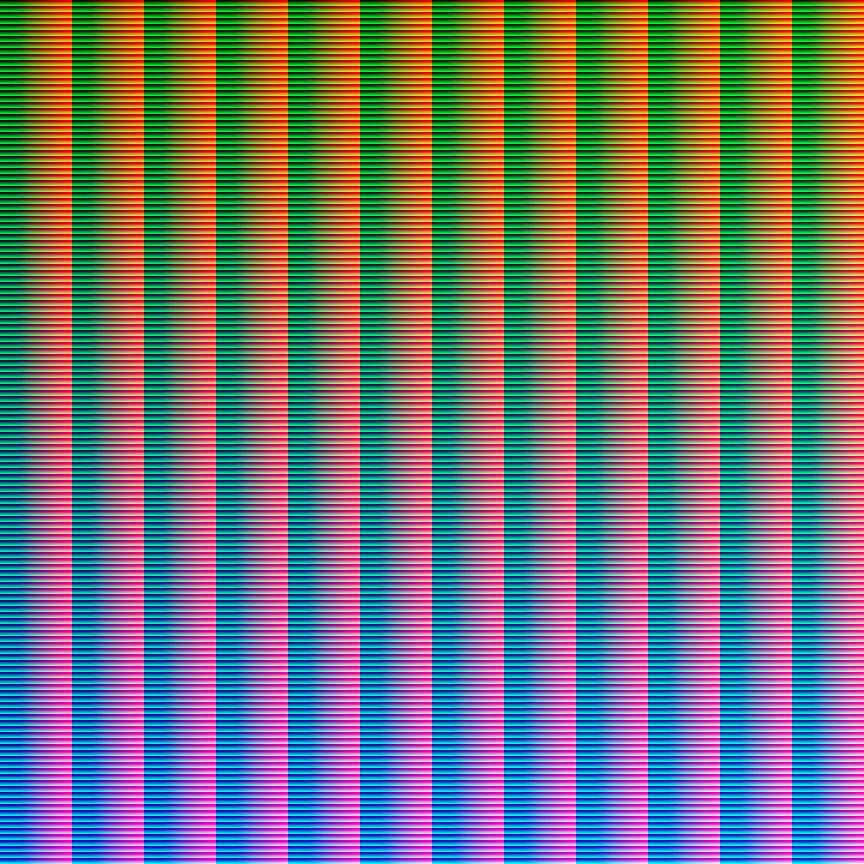
#> input picture Fuji Velvia 50.png, 1728 x 1728 px (shown at 1/2 size)
$ python lut_test.py
#> lines starting #> are read from the running program, lines starting #| are printed output that depends on the picture
#> further down, lut is the input picture: PIL image 1728x1728 RGB; mean R, G, B 110.1, 114.2, 113.3
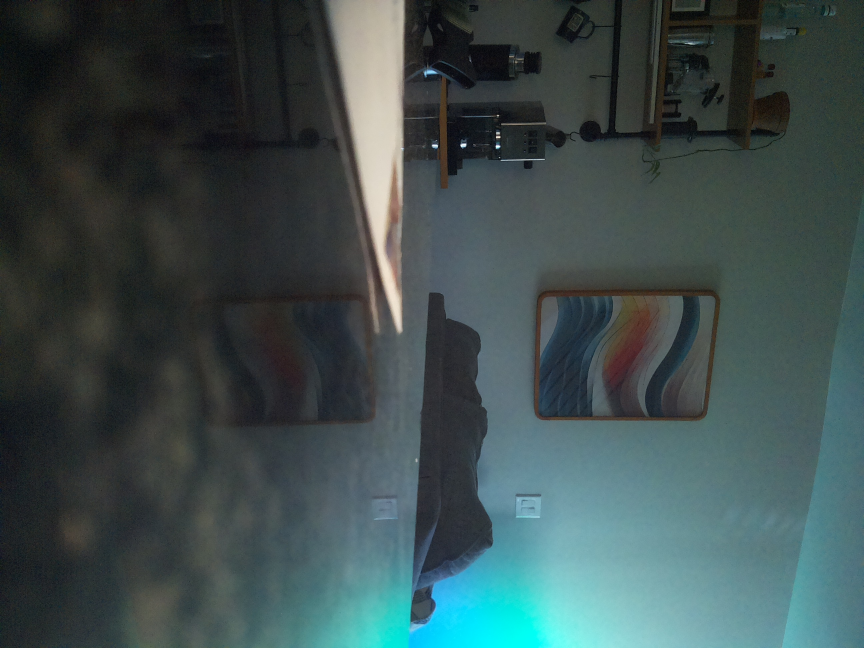
#> input picture test.jpg, 2592 x 1944 px (shown at 1/3 size)
#> further down, source is the input picture: PIL image 2592x1944 RGB; mean R, G, B 61.5, 78, 78.3
from PIL import Image
import numpy as np
import math
from datetime import datetime

# https://kevinmartinjose.com/2021/04/27/film-simulations-from-scratch-using-python/
def apply_hald_clut(hald_img, img):
    hald_w, hald_h = hald_img.size
#> hald_w = 1728; hald_h = 1728
    clut_size = int(round(math.pow(hald_w, 1/3)))
#> clut_size = 12
    # We square the clut_size because a 12-bit HaldCLUT has the same amount of information as a 144-bit 3D CLUT
    scale = (clut_size * clut_size - 1) / 255
#> scale = 0.561
    # Convert the PIL image to numpy array
    img = np.asarray(img)
    # We are reshaping to (144 * 144 * 144, 3) - it helps with indexing
    hald_img = np.asarray(hald_img).reshape(clut_size ** 6, 3)
    # Figure out the 3D CLUT indexes corresponding to the pixels in our image
    clut_r = np.rint(img[:, :, 0] * scale).astype(int)
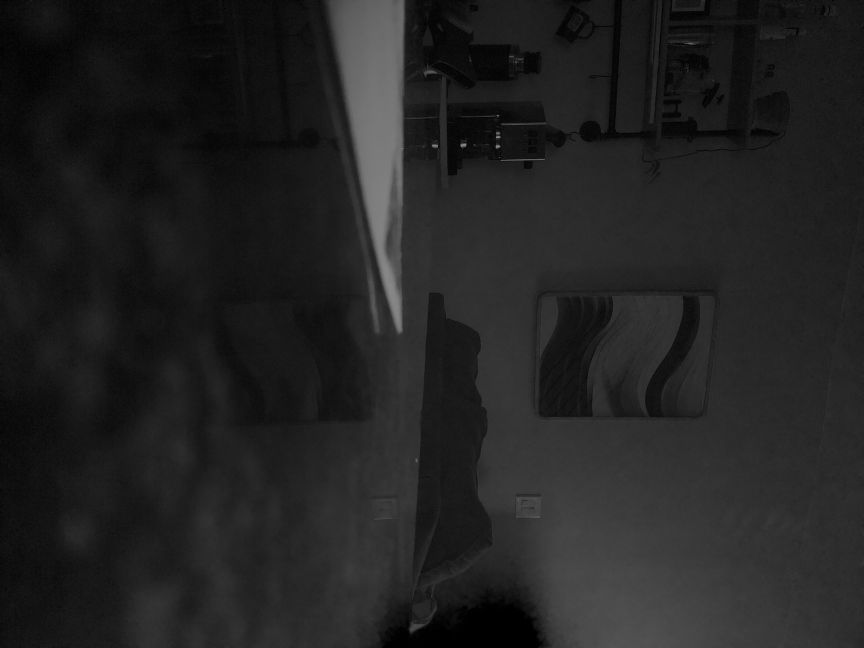
#> clut_r: shape (1944, 2592) int64 (shown at 1/3 size); min 0, max 143, mean 34.5
    clut_g = np.rint(img[:, :, 1] * scale).astype(int)
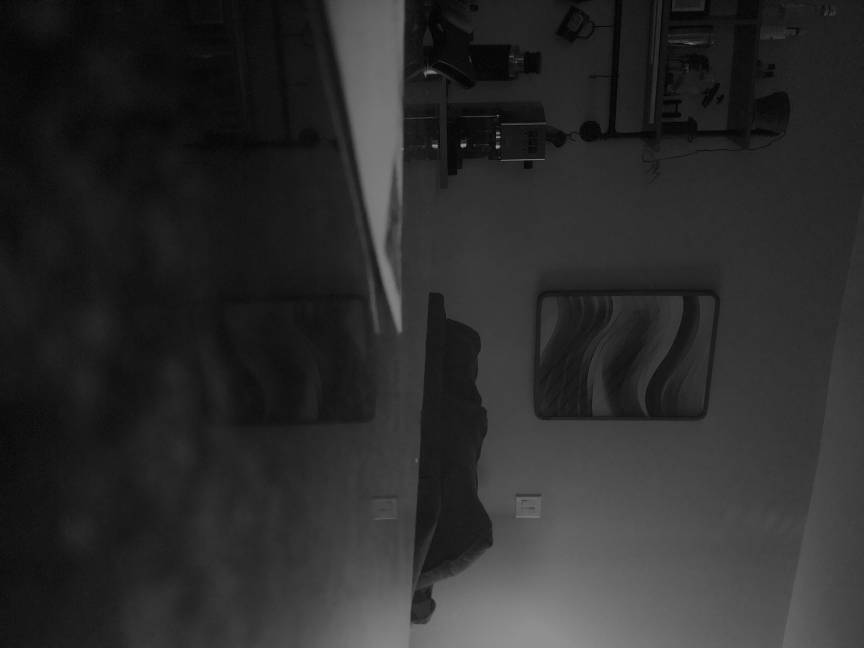
#> clut_g: shape (1944, 2592) int64 (shown at 1/3 size); min 0, max 143, mean 43.7
    clut_b = np.rint(img[:, :, 2] * scale).astype(int)
    filtered_image = np.zeros((img.shape))
    # Convert the 3D CLUT indexes into indexes for our HaldCLUT numpy array and copy over the colors to the new image
    filtered_image[:, :] = hald_img[clut_r + clut_size ** 2 * clut_g + clut_size ** 4 * clut_b]
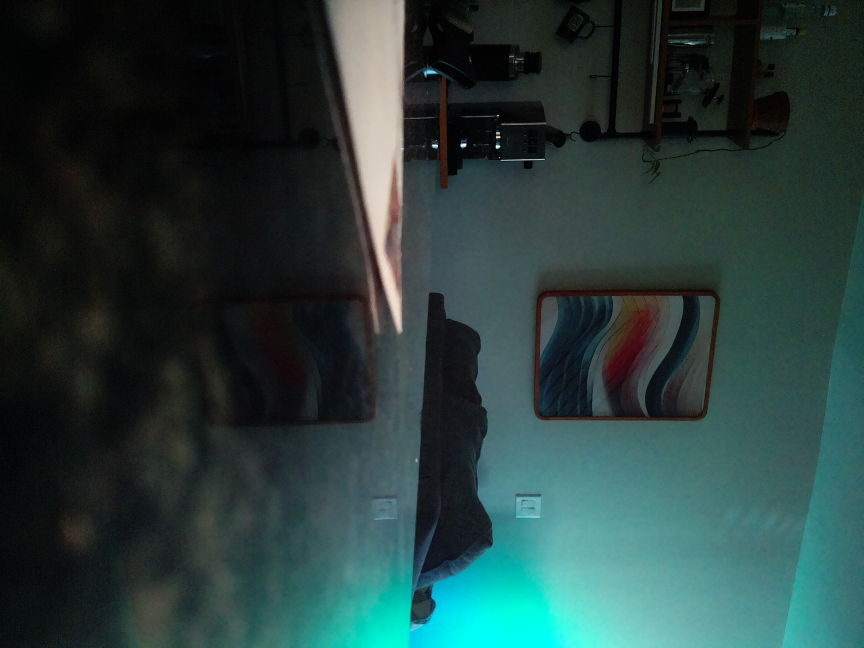
#> filtered_image: shape (1944, 2592, 3) float64 (shown at 1/3 size); mean R, G, B 40.1, 62.3, 60.3
    filtered_image = Image.fromarray(filtered_image.astype('uint8'), 'RGB')
#> filtered_image: PIL image 2592x1944 RGB
    return filtered_image

lut = Image.open("Fuji Velvia 50.png")
source = Image.open("test.jpg")

start = datetime.now()
filtered = apply_hald_clut(lut, source)
end = datetime.now()
filtered.save('out.jpg')
elapsed = end - start
print("Time: {0}".format(elapsed.microseconds))
